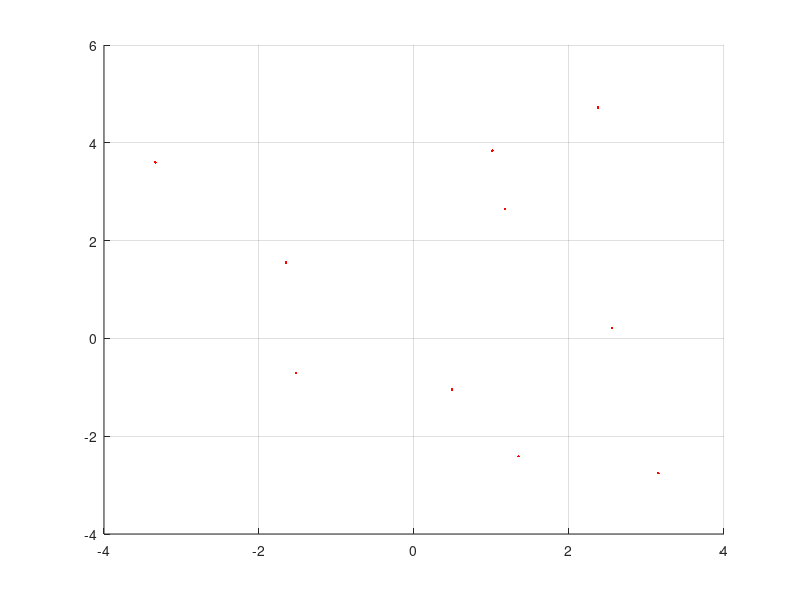

The MATLAB source for this figure: (Note: this script raises an error after producing the figure.)
close all, clear all, clc,
x = rand(1, 10) * 10 - 5;
y = rand(1, 10) * 10 - 5;
L = abs(max(x)) + abs(min(x));
figure(1); hold on; grid on;

plot(x, y, 'r.');
f = 0;
for k = 1:length(x)
    temp_a = poly
    f = f + y(k) * (polyval(poly(x),L)/polyval(poly(temp_a), x(k)))
end

